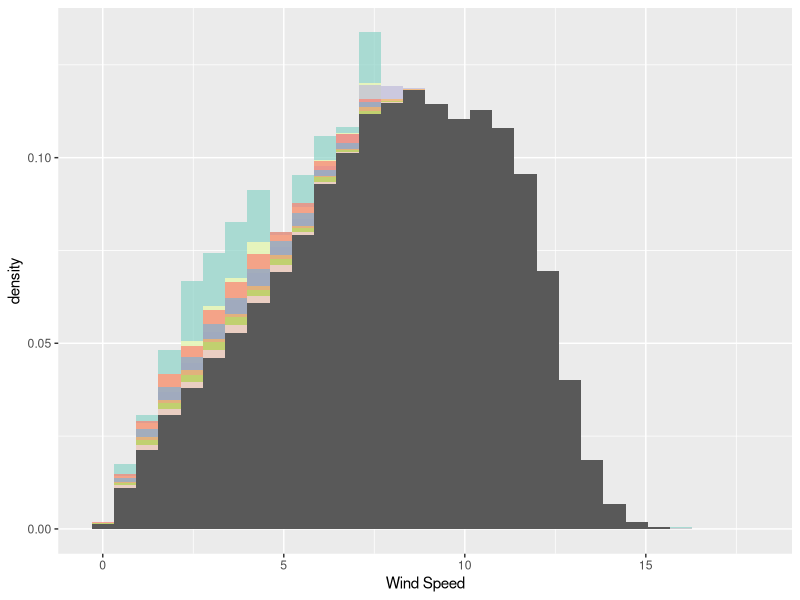

Here is the R script that generated this plot:
if (!require("tidyverse")) install.packages("tidyverse") ; library(tidyverse)
if (!require("readr")) install.packages("readr") ; library(readr)
if (!require("lubridate")) install.packages("lubridate") ; library(lubridate)
if (!require("reshape2")) install.packages("reshape2") ; library(reshape2)



### Loading the data ----

wind1 <- read_delim("Eta_HadGEM2-ES_Hist_1960_2005_W100_3h_P1.txt", 
                    ";", escape_double = FALSE, col_names = FALSE, 
                    trim_ws = TRUE)
wind1 <- wind1 %>% 
  mutate(date = ymd(substr(X1,1,8))) %>% 
  mutate(hour = substr(X1,9,10)) %>% 
  mutate(year = year(date)) %>% 
  na.omit() %>%  #o modelo retorna valores para dia 30 e 31 de fevereiro
  filter(year < 2016)


wind2 <- read_delim("Eta_HadGEM2-ES_RCP8.5_2006_2040_W100_3h_P1.txt", 
                    ";", escape_double = FALSE, col_names = FALSE, 
                    trim_ws = TRUE)
wind2 <- wind2 %>% 
  mutate(date = ymd(substr(X1,1,8))) %>% 
  mutate(hour = substr(X1,9,10)) %>% 
  mutate(year = year(date)) %>% 
  na.omit() %>%  #o modelo retorna valores para dia 30 e 31 de fevereiro
  filter(year < 2040)


wind3 <- read_delim("Eta_HadGEM2-ES_RCP8.5_2040_2070_W100_3h_P1.txt", 
                    ";", escape_double = FALSE, col_names = FALSE, 
                    trim_ws = TRUE)
wind3 <- wind3 %>% 
  mutate(date = ymd(substr(X1,1,8))) %>% 
  mutate(hour = substr(X1,9,10)) %>% 
  mutate(year = year(date)) %>% 
  na.omit() %>%  #o modelo retorna valores para dia 30 e 31 de fevereiro
  filter(year < 2070)


wind4 <- read_delim("Eta_HadGEM2-ES_RCP8.5_2070_2099_W100_3h_P1.txt", 
                    ";", escape_double = FALSE, col_names = FALSE, 
                    trim_ws = TRUE)
wind4 <- wind4 %>% 
  mutate(date = ymd(substr(X1,1,8))) %>% 
  mutate(hour = substr(X1,9,10)) %>% 
  mutate(year = year(date)) %>% 
  na.omit()   #o modelo retorna valores para dia 30 e 31 de fevereiro


wind <- rbind(wind1,wind2,wind3,wind4)


cols <- c('#8dd3c7','#ffffb3','#bebada','#fb8072','#80b1d3','#fdb462',
          '#b3de69','#fccde5','#d9d9d9')

ggplot(wind, aes(x = X2, y = ..density..)) +
  geom_histogram(data = subset(wind, year < min(year)+1), fill = cols[1], alpha = 0.7) +
  geom_histogram(data = subset(wind, year < min(year)+10), fill = cols[2], alpha = 0.7) +
  geom_histogram(data = subset(wind, year < min(year)+20), fill = cols[3], alpha = 0.7) +
  geom_histogram(data = subset(wind, year < min(year)+40), fill = cols[4], alpha = 0.7) +
  geom_histogram(data = subset(wind, year < min(year)+60), fill = cols[5], alpha = 0.7) +
  geom_histogram(data = subset(wind, year < min(year)+80),fill = cols[6], alpha = 0.7) +
  geom_histogram(data = subset(wind, year < min(year)+100),fill = cols[7], alpha = 0.7) +
  geom_histogram(data = subset(wind, year < min(year)+ 120), fill = cols[8], alpha = 0.7) +
  geom_histogram(data = subset(wind, year < max(year), fill = cols[9], alpha = 0.7)) +
  labs(x = "Wind Speed")



